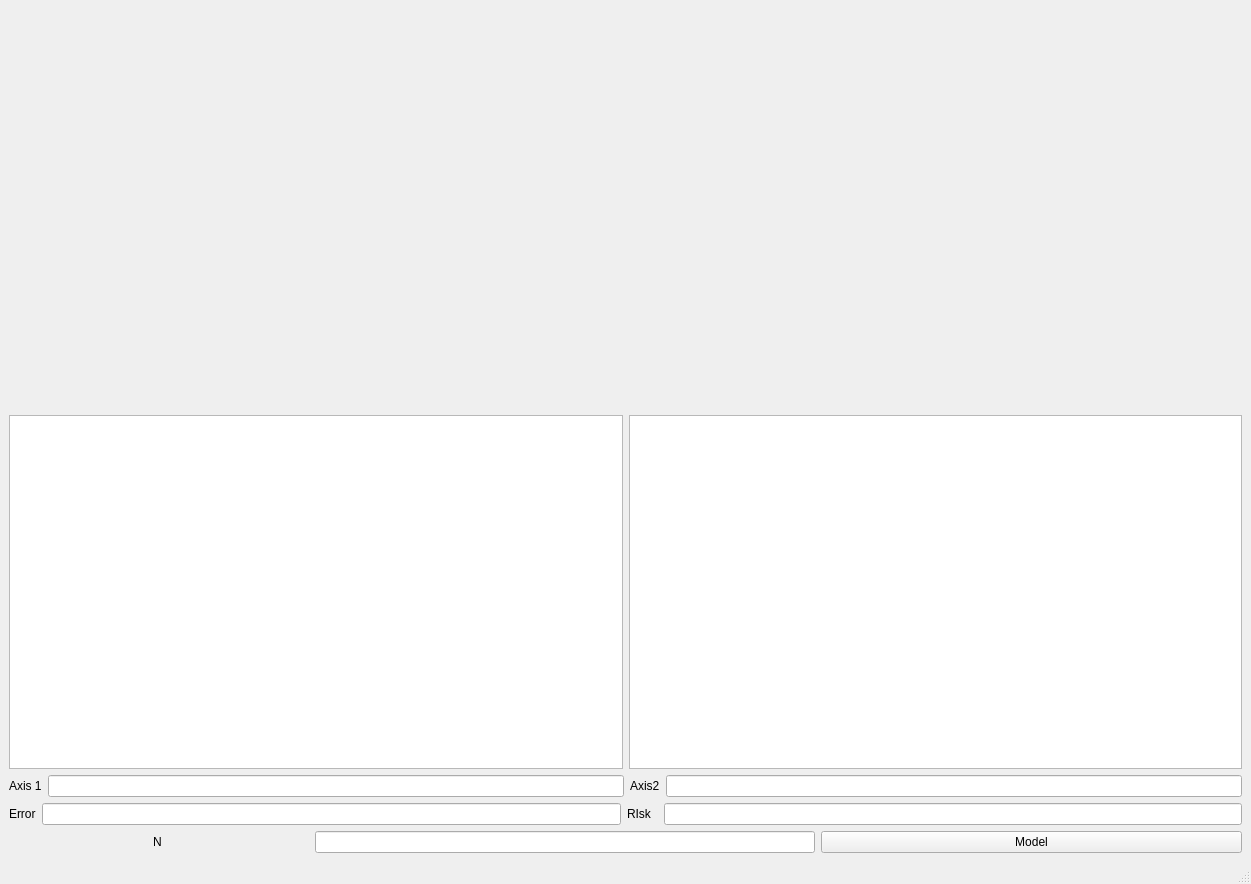
<?xml version="1.0" encoding="UTF-8"?>
<ui version="4.0">
 <class>MainWindow</class>
 <widget class="QMainWindow" name="MainWindow">
  <property name="geometry">
   <rect>
    <x>0</x>
    <y>0</y>
    <width>1251</width>
    <height>884</height>
   </rect>
  </property>
  <property name="windowTitle">
   <string>MainWindow</string>
  </property>
  <widget class="QWidget" name="centralwidget">
   <layout class="QVBoxLayout" name="verticalLayout">
    <item>
     <layout class="QHBoxLayout" name="horizontalLayout_2">
      <item>
       <widget class="QCustomPlot" name="PointsError" native="true">
        <property name="minimumSize">
         <size>
          <width>400</width>
          <height>400</height>
         </size>
        </property>
        <property name="maximumSize">
         <size>
          <width>400</width>
          <height>400</height>
         </size>
        </property>
       </widget>
      </item>
      <item>
       <widget class="QCustomPlot" name="OriginalPoints" native="true">
        <property name="minimumSize">
         <size>
          <width>400</width>
          <height>400</height>
         </size>
        </property>
        <property name="maximumSize">
         <size>
          <width>400</width>
          <height>400</height>
         </size>
        </property>
       </widget>
      </item>
      <item>
       <widget class="QCustomPlot" name="PointsRisk" native="true">
        <property name="minimumSize">
         <size>
          <width>400</width>
          <height>400</height>
         </size>
        </property>
        <property name="maximumSize">
         <size>
          <width>400</width>
          <height>400</height>
         </size>
        </property>
       </widget>
      </item>
     </layout>
    </item>
    <item>
     <layout class="QHBoxLayout" name="horizontalLayout_4">
      <item>
       <widget class="QTableWidget" name="TransformationMatrix">
        <property name="maximumSize">
         <size>
          <width>16777215</width>
          <height>600</height>
         </size>
        </property>
       </widget>
      </item>
      <item>
       <widget class="QTableWidget" name="RiskTransformationMatrix">
        <property name="maximumSize">
         <size>
          <width>16777215</width>
          <height>600</height>
         </size>
        </property>
       </widget>
      </item>
     </layout>
    </item>
    <item>
     <layout class="QHBoxLayout" name="horizontalLayout_3">
      <item>
       <widget class="QLabel" name="label_3">
        <property name="text">
         <string>Axis 1</string>
        </property>
       </widget>
      </item>
      <item>
       <widget class="QLineEdit" name="Axis1"/>
      </item>
      <item>
       <widget class="QLabel" name="label_4">
        <property name="text">
         <string>Axis2</string>
        </property>
       </widget>
      </item>
      <item>
       <widget class="QLineEdit" name="Axis2"/>
      </item>
     </layout>
    </item>
    <item>
     <layout class="QHBoxLayout" name="horizontalLayout">
      <item>
       <widget class="QLabel" name="label">
        <property name="text">
         <string>Error</string>
        </property>
       </widget>
      </item>
      <item>
       <widget class="QLineEdit" name="PError"/>
      </item>
      <item>
       <widget class="QLabel" name="label_2">
        <property name="text">
         <string>RIsk  </string>
        </property>
       </widget>
      </item>
      <item>
       <widget class="QLineEdit" name="MeanRisk"/>
      </item>
     </layout>
    </item>
    <item>
     <layout class="QHBoxLayout" name="horizontalLayout_9">
      <item>
       <widget class="QLabel" name="label_5">
        <property name="maximumSize">
         <size>
          <width>300</width>
          <height>16777215</height>
         </size>
        </property>
        <property name="text">
         <string>N </string>
        </property>
        <property name="alignment">
         <set>Qt::AlignCenter</set>
        </property>
       </widget>
      </item>
      <item>
       <widget class="QLineEdit" name="NLine">
        <property name="maximumSize">
         <size>
          <width>500</width>
          <height>16777215</height>
         </size>
        </property>
       </widget>
      </item>
      <item>
       <widget class="QPushButton" name="ModelButton">
        <property name="text">
         <string>Model</string>
        </property>
       </widget>
      </item>
     </layout>
    </item>
   </layout>
  </widget>
  <widget class="QMenuBar" name="menubar">
   <property name="geometry">
    <rect>
     <x>0</x>
     <y>0</y>
     <width>1251</width>
     <height>26</height>
    </rect>
   </property>
  </widget>
  <widget class="QStatusBar" name="statusbar"/>
 </widget>
 <customwidgets>
  <customwidget>
   <class>QCustomPlot</class>
   <extends>QWidget</extends>
   <header location="global">qcustomplot.h</header>
   <container>1</container>
  </customwidget>
 </customwidgets>
 <resources/>
 <connections/>
</ui>
